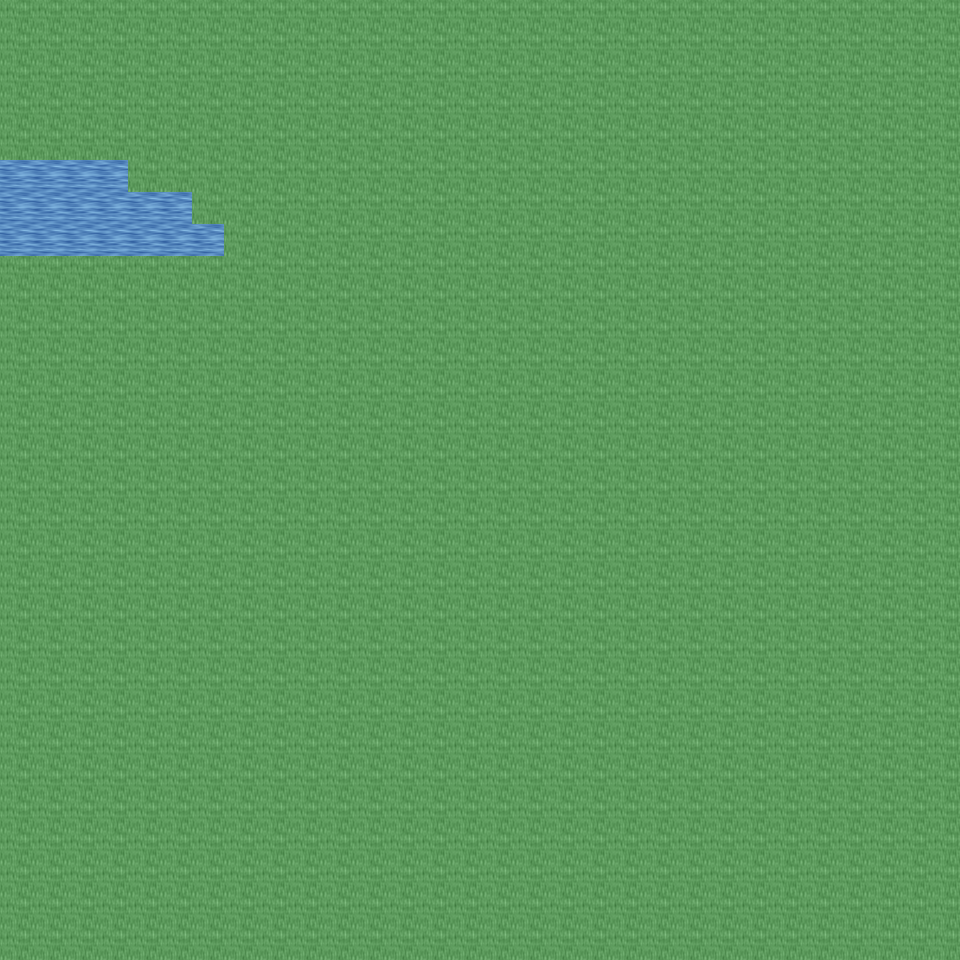

A level layout from a 2D game, rendered from its tile map. Below: a short description, then the map file with tile-grid data replaced by summaries:
An orthogonal 30x30 tile map with 32x32 px tiles, 6 tile layers (Ground, Object, Object2, Above, ...), 28 tilesets and 1 object (mapchange).

<map version="1.0" orientation="orthogonal" renderorder="right-down" width="30" height="30" tilewidth="32" tileheight="32" nextobjectid="2">
  <tileset firstgid="1" name="tileset_ground_ground" tilewidth="32" tileheight="32" tilecount="33" columns="3">
    <image source="../drawable/tileset_ground_ground.png" width="96" height="352" />
  </tileset>
  <tileset firstgid="34" name="tileset_ground_ground_2" tilewidth="32" tileheight="32" tilecount="4" columns="4">
    <image source="../drawable/tileset_ground_ground_2.png" width="128" height="32" />
  </tileset>
  <tileset firstgid="38" name="tileset_ground_water_pool" tilewidth="32" tileheight="32" tilecount="72" columns="3">
    <image source="../drawable/tileset_ground_water_pool.png" width="96" height="768" />
  </tileset>
  <tileset firstgid="110" name="tileset_ground_ridge_earth_dark" tilewidth="32" tileheight="32" tilecount="96" columns="12">
    <image source="../drawable/tileset_ground_ridge_earth_dark.png" width="384" height="256" />
  </tileset>
  <tileset firstgid="206" name="tileset_plant_grasses" tilewidth="32" tileheight="32" tilecount="6" columns="3">
    <image source="../drawable/tileset_plant_grasses.png" width="96" height="64" />
  </tileset>
  <tileset firstgid="212" name="tileset_ground_rock_pebbles" tilewidth="32" tileheight="32" tilecount="3" columns="1">
    <image source="../drawable/tileset_ground_rock_pebbles.png" width="32" height="96" />
  </tileset>
  <tileset firstgid="215" name="tileset_plant_flower_daisy_yellow" tilewidth="32" tileheight="32" tilecount="8" columns="2">
    <image source="../drawable/tileset_plant_flower_daisy_yellow.png" width="64" height="128" />
  </tileset>
  <tileset firstgid="223" name="tileset_plant_flower_daisy_white" tilewidth="32" tileheight="32" tilecount="8" columns="2">
    <image source="../drawable/tileset_plant_flower_daisy_white.png" width="64" height="128" />
  </tileset>
  <tileset firstgid="231" name="tileset_ground_grass_edges" tilewidth="32" tileheight="32" tilecount="36" columns="12">
    <image source="../drawable/tileset_ground_grass_edges.png" width="384" height="96" />
  </tileset>
  <tileset firstgid="267" name="tileset_ground_earth_edges" tilewidth="32" tileheight="32" tilecount="18" columns="6">
    <image source="../drawable/tileset_ground_earth_edges.png" width="192" height="96" />
  </tileset>
  <tileset firstgid="285" name="tileset_ground_grass_corners" tilewidth="32" tileheight="32" tilecount="24" columns="6">
    <image source="../drawable/tileset_ground_grass_corners.png" width="192" height="128" />
  </tileset>
  <tileset firstgid="309" name="tileset_ground_square_paving" tilewidth="32" tileheight="32" tilecount="1" columns="1">
    <image source="../drawable/tileset_ground_square_paving.png" width="32" height="32" />
  </tileset>
  <tileset firstgid="310" name="tileset_plant_flower_daisy_red" tilewidth="32" tileheight="32" tilecount="8" columns="2">
    <image source="../drawable/tileset_plant_flower_daisy_red.png" width="64" height="128" />
  </tileset>
  <tileset firstgid="318" name="tileset_plant_flower_daisy_blue" tilewidth="32" tileheight="32" tilecount="8" columns="2">
    <image source="../drawable/tileset_plant_flower_daisy_blue.png" width="64" height="128" />
  </tileset>
  <tileset firstgid="326" name="tileset_plant_tree_tree_darkgreen" tilewidth="32" tileheight="32" tilecount="88" columns="8">
    <image source="../drawable/tileset_plant_tree_tree_darkgreen.png" width="256" height="352" />
  </tileset>
  <tileset firstgid="414" name="tileset_object_well" tilewidth="32" tileheight="32" tilecount="4" columns="2">
    <image source="../drawable/tileset_object_well.png" width="64" height="64" />
  </tileset>
  <tileset firstgid="418" name="tileset_plant_bush_bushes" tilewidth="32" tileheight="32" tilecount="10" columns="5">
    <image source="../drawable/tileset_plant_bush_bushes.png" width="160" height="64" />
  </tileset>
  <tileset firstgid="428" name="tileset_ground_eye" tilewidth="32" tileheight="32" tilecount="9" columns="3">
    <image source="../drawable/tileset_ground_eye.png" width="96" height="96" />
  </tileset>
  <tileset firstgid="437" name="tileset_plant_stump_rectangular" tilewidth="32" tileheight="32" tilecount="4" columns="2">
    <image source="../drawable/tileset_plant_stump_rectangular.png" width="64" height="64" />
  </tileset>
  <tileset firstgid="441" name="tileset_item_gothic_large_gravestone" tilewidth="32" tileheight="32" tilecount="9" columns="3">
    <image source="../drawable/tileset_item_gothic_large_gravestone.png" width="96" height="96" />
  </tileset>
  <tileset firstgid="450" name="tileset_logic_collision" tilewidth="32" tileheight="32" tilecount="1" columns="1">
    <image source="../drawable/tileset_logic_collision.png" width="32" height="32" />
  </tileset>
  <tileset firstgid="451" name="tileset_ground_rock_rubble" tilewidth="32" tileheight="32" tilecount="9" columns="3">
    <image source="../drawable/tileset_ground_rock_rubble.png" width="96" height="96" />
  </tileset>
  <tileset firstgid="460" name="tileset_ground_rock_rocks_3" tilewidth="32" tileheight="32" tilecount="16" columns="4">
    <image source="../drawable/tileset_ground_rock_rocks_3.png" width="128" height="128" />
  </tileset>
  <tileset firstgid="476" name="tileset_ground_rock_large_boulder" tilewidth="32" tileheight="32" tilecount="9" columns="3">
    <image source="../drawable/tileset_ground_rock_large_boulder.png" width="96" height="96" />
  </tileset>
  <tileset firstgid="485" name="tileset_ground_rock_large_pebble" tilewidth="32" tileheight="32" tilecount="2" columns="2">
    <image source="../drawable/tileset_ground_rock_large_pebble.png" width="64" height="32" />
  </tileset>
  <tileset firstgid="487" name="tileset_ground_rock_rocks_2" tilewidth="32" tileheight="32" tilecount="4" columns="2">
    <image source="../drawable/tileset_ground_rock_rocks_2.png" width="64" height="64" />
  </tileset>
  <tileset firstgid="491" name="tileset_ground_green_paving" tilewidth="32" tileheight="32" tilecount="18" columns="3">
    <image source="../drawable/tileset_ground_green_paving.png" width="96" height="192" />
  </tileset>
  <tileset firstgid="509" name="tileset_building_castle" tilewidth="32" tileheight="32" tilecount="320" columns="20">
    <image source="../drawable/tileset_building_castle.png" width="640" height="512" />
  </tileset>
  <layer name="Ground" width="30" height="30">
    <data>[900 cells, 218 non-empty, 4 distinct tile ids]</data>
  </layer>
  <layer name="Object" width="30" height="30">
    <data>[900 cells, 0 non-empty, 0 distinct tile ids]</data>
  </layer>
  <layer name="Object2" width="30" height="30">
    <data>[900 cells, 0 non-empty, 0 distinct tile ids]</data>
  </layer>
  <layer name="Above" width="30" height="30">
    <data>[900 cells, 0 non-empty, 0 distinct tile ids]</data>
  </layer>
  <layer name="Above2" width="30" height="30">
    <data>[900 cells, 0 non-empty, 0 distinct tile ids]</data>
  </layer>
  <layer name="Walkable" width="30" height="30">
    <data>[900 cells, 883 non-empty, 1 distinct tile ids]</data>
  </layer>
  <objectgroup name="MapEvents">
    <object id="1" name="west" type="mapchange" x="0" y="160" width="32" height="96">
      <properties>
        <property name="map" value="0_ados_mountain_n2_w2_x2_y4" />
        <property name="place" value="east" />
      </properties>
    </object>
  </objectgroup>
</map>
